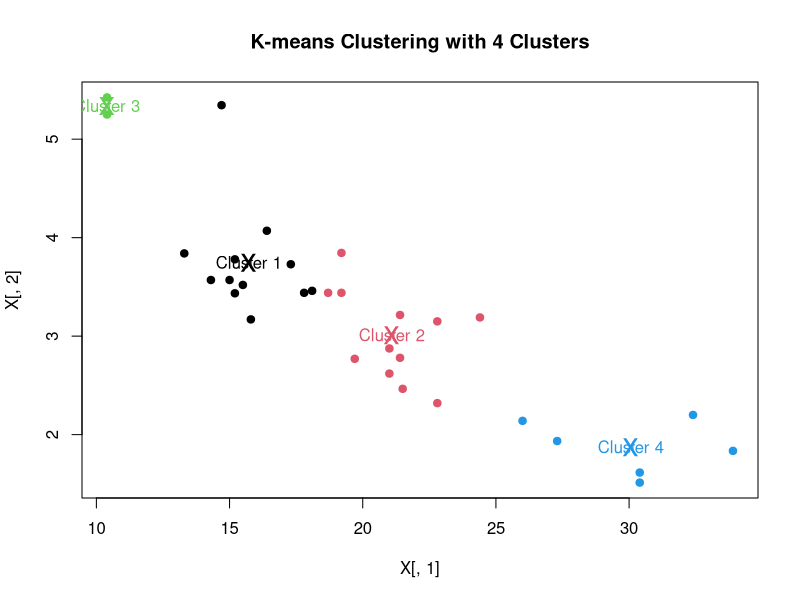

R code for this plot:
library(datasets)
data("mtcars")
str(mtcars)
mtcars$hpcyl <- mtcars$hp/mtcars$cyl


# Load libraries (not necessary if kmeans is already attached)
# library(stats)

# Load mtcars data set
data(mtcars)

# Select features (choose mpg and wt for this example)
features <- c("mpg", "wt")
X <- mtcars[, features]

# Define the number of clusters (experiment with different values)
numClusters <- 4

# Perform K-means clustering
kmeans_model <- kmeans(X, centers = numClusters)

# Visualize the clusters
plot(X[, 1], X[, 2], col = kmeans_model$cluster, pch = 19, 
     main = paste('K-means Clustering with', numClusters, 'Clusters'))
points(kmeans_model$centers[, 1:2], col = 1:numClusters, pch = 'x', cex = 2)

# Optional: Add labels for cluster centers
text(kmeans_model$centers[, 1:2], paste("Cluster", 1:numClusters), col = 1:numClusters)
